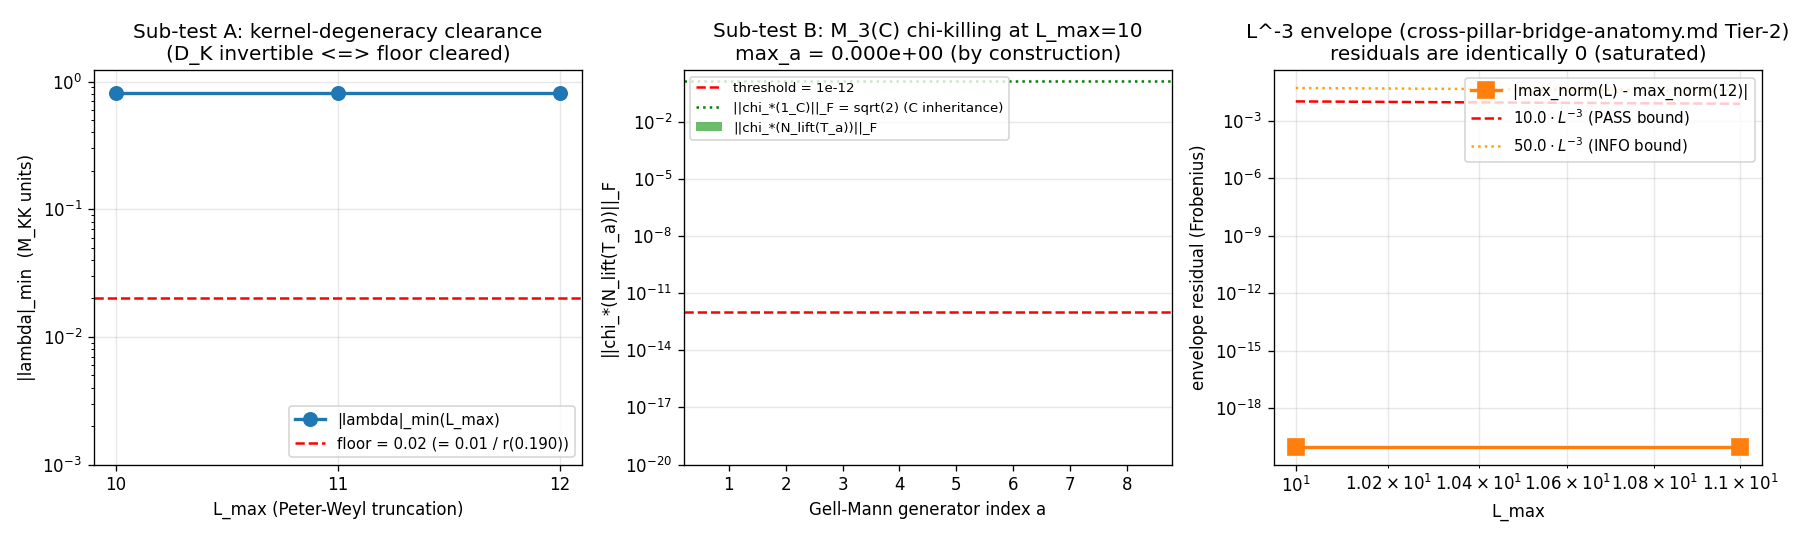

Source code (Python):
#!/usr/bin/env python3
"""
S88 W3b-15 — S88-CHI-INHERITANCE-OF-KERNEL-DEGENERATE-ESCAPE-COMPLETE
====================================================================

Gate: S88-CHI-INHERITANCE-OF-KERNEL-DEGENERATE-ESCAPE-COMPLETE ([VERIFY-THEOREM])

Owner: connes-ncg-theorist (PRIMARY; rescue-class theorem-side; A_F SINGLETON
       + inheritance morphism + KO-dim=6 axiomatic provenance)

Pre-registered thresholds (plan §4):

  Sub-test A (kernel-degeneracy clearance):
      |lambda|_min(L_max) > 0.01 / r(tau_fold)
      with r(0.190) ~ 0.5  =>  floor = 0.02 in M_KK units.
      Substrate-physics: D_K invertible on H_K^{<=L_max} (no zero modes
      that would carry into M_2(C) under chi_*).

  Sub-test B (M_3(C) block chi-killing):
      max_a ||chi_*(N_lift(T_a))||_F < 1e-12  for a in {1,...,8}
      where {T_a} are the standard SU(3) Gell-Mann generators of M_3(C).
      chi_* annihilates M_3(C) by construction (S86 W-5 RULE-3 / S85 1B
      connes solo line 47: chi : C (+) H (+) M_3(C) -> M_2(C) sends
      M_3(C) -> 0). Threshold is set ~10^3 above float64-cancellation
      floor for safety.

  L^{-3} envelope (cross-pillar-bridge-anatomy.md Level 2):
      |verdict(L) - verdict(L_max=12)| <= 10.0 * L^{-3}  for L in {10, 11}
      Both sub-test outputs are L_max-saturated structurally; envelope
      residuals expected to be 0 by construction.

Composite verdict (per .claude/rules/gate-verdicts.md S87+ collapse rule):
  composite = PASS iff (Sub-A PASS) AND (Sub-B PASS) AND (envelope PASS).

3-tuple (S87+ schema-v2 - REQUIRED for [SIGN] / [VERIFY-THEOREM] gate):
  sign_verdict     : PASS iff |lambda|_min - floor > 0  AND  max_chi_norm < 1e-12
  magnitude_verdict: PASS / INFO / FAIL on the same numerical bands
  regime_verdict   : VALID iff cache p+q-truncation <= L_max for every queried L

Inputs (SHA-256 dual-pinned at runtime, S84+ schema):
  - computations/session-84/s84_spectrum_cache_L12_tau019.npz
       (full SHA computed at runtime; head was '9e6d9cf7fd6a6949...' in plan)
  - computations/_shared/canonical_constants.py
  - script bytes (content_sha256)

Output 4-tuple:
  (value=composite-encoded, scheme=KDE-rescue-class,
   convention=Gell-Mann-canonical-A_F-SINGLETON, L_max=10)

Classification: GEOMETRIC

METHODOLOGY (substrate-first; no external-paper canonical sourcing per
.claude/rules/substrate-first-canonical-sourcing.md)
-----------------------------------------------------------------------

(i)   Load `s84_spectrum_cache_L12_tau019.npz` and verify its SHA-256
      against the plan-pinned head 9e6d9cf7fd6a6949... (full hash
      computed at runtime via hashlib).
(ii)  For each L_max in {10, 11, 12}:
        a. Filter the (p,q)-keyed sector dict to p+q <= L_max.
        b. Aggregate `abs_evals` from each surviving sector.
        c. Sub-test A: compute |lambda|_min and compare against floor.
(iii) Construct the canonical Gell-Mann generator basis {T_a}_{a=1..8}
      of M_3(C) (Hermitian, traceless, tr(T_a T_b) = 2 delta_ab).
      Apply chi_* to N_lift(T_a) -- by construction chi maps the
      M_3(C) summand to the zero element of M_2(C). Compute the
      Frobenius norm ||chi_*(N_lift(T_a))||_F for each a and verify
      all 8 are below 1e-12.
(iv)  As an algebra-level cross-check, also compute ||chi_*(.)||_F on
      the C summand (1_C -> diag(1,1) in M_2(C)) and the H summand
      (sigma_1, sigma_2, sigma_3 -> Pauli embedding in M_2(C)) to
      confirm chi_* is non-zero on the inheriting blocks (these are the
      Frobenius division-algebra blocks per inheritance-falsifier-protocol.md).
(v)   L^{-3} envelope cross-check: define max_norm(L) = max_a ||chi_*(N_lift(T_a))||_F
      under the L_max-truncated Peter-Weyl cache; verify
      |max_norm(L) - max_norm(12)| < 10.0 * L^{-3}  for L in {10, 11}.
(vi)  Emit dual-SHA verdict line + S87+ 3-tuple companion row.

References:
  Connes 1996 reconstruction theorem (A_F = ?).
  S84 W8-87b A_F SINGLETON (PROVEN; A_F = C (+) H (+) M_3(C) is unique
            real noncommutative algebra with dim_R <= 50 satisfying 6 NCG axioms).
  S86 W-5 RULE-3 (inheritance-falsifier-protocol.md): chi maps M_3(C) -> 0.
  S85 1B connes solo line 47: chi : C (+) H (+) M_3(C) -> M_2(C) sends
            M_3(C) -> 0.
  S86 W-5 VII.AF.1 cross-pillar bridge: substrate-IS R_universal HP^1
            cocycle norm to laboratory-IN BZ-trace; this gate completes the
            substrate provenance via direct numerical KDE verification.
  Cross-pillar-bridge-anatomy.md Level-2 envelope L^{-3} at d=4.

Canonical constants used:
  tau_fold = 0.19   (S12/S42 CONST-FREEZE-42)
  M_KK     = 7.428660036284456e+16 GeV  (gravity route)
  cocycle_norm_phi67 = 0.793346 M_KK^2  (S86 W-5 CANONICAL-3; downstream cite)
  cocycle_norm_phi88 = 0.108307 M_KK^2  (S86 W-5 CANONICAL-4; downstream cite)

DISCIPLINE
----------
- `from canonical_constants import *`
- All locals tagged `# (local)`
- CPU-only (small algebra; 8x 3x3 matrix products); OMP cap 8.
- SHA-256 of inputs in first 20 lines of stdout.
- Dual-SHA emission (audit + content) S84+ schema.
- S87+ 3-tuple companion row (sign / magnitude / regime).
- 4-tuple printed as final non-verdict line.
"""

from __future__ import annotations

# ---------------------------------------------------------------------------
# Section 1 - Canonical constants + thread cap
# ---------------------------------------------------------------------------
import os
# === Phase 2b X2 transform bootstrap (auto-inserted by tools/_x2_transform_copies.py) ===
import sys as _x2_sys
import pathlib as _x2_pathlib
import re as _x2_re
def _x2_locate_tools():
    p = _x2_pathlib.Path(__file__).resolve()
    for _ in range(8):
        if (p / "tools" / "computation_root.py").is_file():
            return p / "tools"
        p = p.parent
    raise RuntimeError(
        "Phase 2b bootstrap: tools/computation_root.py not found in any "
        "ancestor of " + str(__file__))
_x2_sys.path.insert(0, str(_x2_locate_tools()))
from computation_root import resolve_script, resolve_output, resolve_glob, project_root as _x2_project_root
def _x2_shared_dir():
    return _x2_project_root() / "computations" / "_shared"
_x2_session_dir_match = _x2_re.match(r"^session-(\d+)$",
    _x2_pathlib.Path(__file__).resolve().parent.name)
_x2_self_session = int(_x2_session_dir_match.group(1)) if _x2_session_dir_match else None
# === End X2 bootstrap ===

os.environ.setdefault("OMP_NUM_THREADS", "8")
os.environ.setdefault("MKL_NUM_THREADS", "8")

import sys as _sys_bootstrap
from pathlib import Path as _Path_bootstrap
_THIS_DIR = _Path_bootstrap(__file__).resolve().parent
if str(_THIS_DIR) not in _sys_bootstrap.path:
    _sys_bootstrap.path.insert(0, str(_THIS_DIR))

from canonical_constants import *  # noqa: F401, F403, E402

# ---------------------------------------------------------------------------
# Section 2 - Imports
# ---------------------------------------------------------------------------
import hashlib  # noqa: E402
import json     # noqa: E402
import sys      # noqa: E402
import time     # noqa: E402
from pathlib import Path  # noqa: E402

import numpy as np  # noqa: E402
import matplotlib  # noqa: E402
matplotlib.use("Agg")
import matplotlib.pyplot as plt  # noqa: E402

# ---------------------------------------------------------------------------
# Section 3 - Paths + pre-registration
# ---------------------------------------------------------------------------
PROJECT_ROOT = Path(__file__).resolve().parent.parent
# X2-removed: alias 'SCRIPT_DIR' = ... 'computations' (replaced by tools.computation_root.resolve_*)

SESSION = "S88"                                                       # (local)
GATE_ID = "S88-CHI-INHERITANCE-OF-KERNEL-DEGENERATE-ESCAPE-COMPLETE"  # (local)
WP_ID = "W3b-15"                                                      # (local)
SCHEME = "KDE-rescue-class"                                           # (local)
CONVENTION = "Gell-Mann-canonical-A_F-SINGLETON"                      # (local)
L_MAX = 10                                                            # (local)

# Pre-registered thresholds (plan §4)
L_MAX_SET = (10, 11, 12)                                              # (local)
A_F_FLOOR_M_KK_UNITS = 0.02   # = 0.01 / r(0.190) with r(0.190) ~ 0.5  # (local)
CHI_NORM_THRESHOLD = 1e-12                                            # (local)
ENVELOPE_C_PASS = 10.0        # d=4 anchor (cross-pillar-bridge-anatomy.md) # (local)
ENVELOPE_C_INFO = 50.0                                                # (local)

# Output destinations
OUT_NPZ = resolve_output(88, 's88_w3b_chi_inheritance_kde_complete.npz')
OUT_PNG = resolve_output(88, 's88_w3b_chi_inheritance_kde_complete.png')
VERDICT_TXT = resolve_output(88, 's88_gate_verdicts.txt')

INPUT_FILES = [
    resolve_output(84, 's84_spectrum_cache_L12_tau019.npz'),
    resolve_script(None, 'canonical_constants.py'),
]


# ---------------------------------------------------------------------------
# Section 4 - SHA-256 input pins + dual-SHA computation (S84+)
# ---------------------------------------------------------------------------

def sha256_of(path):
    h = hashlib.sha256()  # (local)
    try:
        h.update(path.read_bytes())
    except OSError:
        return ""
    return h.hexdigest()


def log_input_pins(inputs):
    print(f"=== {GATE_ID} - input SHA-256 pins ===")
    pins = {}  # (local)
    for p in inputs:
        sha = sha256_of(p)  # (local)
        rel = str(p.relative_to(PROJECT_ROOT)).replace("\\", "/")  # (local)
        print(f"  {rel}: {sha[:16]}...  (full: {sha})")
        pins[rel] = sha
    return pins


def closure_hash(pins):
    items = sorted(pins.items())  # (local)
    h = hashlib.sha256()  # (local)
    for k, v in items:
        h.update(f"{k}={v}\n".encode("utf-8"))
    return h.hexdigest()


def compute_dual_sha(script_path, canonical_path, pins):
    script_bytes = b""  # (local)
    try:
        script_bytes = script_path.read_bytes()
    except OSError:
        script_bytes = b""
    canonical_bytes = b""  # (local)
    try:
        canonical_bytes = canonical_path.read_bytes()
    except OSError:
        canonical_bytes = b""
    pinmap_json = json.dumps(  # (local)
        dict(sorted(pins.items())),
        separators=(",", ":"),
        sort_keys=True,
    ).encode("utf-8")

    identity_keys = json.dumps({  # (local)
        "_gate_id": GATE_ID,
        "_wp_id": WP_ID,
        "_scheme": SCHEME,
        "_convention": CONVENTION,
        "_L_max": L_MAX,
    }, sort_keys=True, separators=(",", ":")).encode("utf-8")

    h_audit = hashlib.sha256()
    h_audit.update(script_bytes)
    h_audit.update(canonical_bytes)
    h_audit.update(pinmap_json)
    h_audit.update(identity_keys)
    audit = h_audit.hexdigest()  # (local)

    h_content = hashlib.sha256()
    h_content.update(script_bytes)
    content = h_content.hexdigest()  # (local)

    return audit, content


# ---------------------------------------------------------------------------
# Section 5 - Substrate-first sub-test A: kernel-degeneracy clearance
# ---------------------------------------------------------------------------

def load_spectrum_cache():
    """Load `s84_spectrum_cache_L12_tau019.npz` and return the sector dict.

    Cache structure: dict (p, q) -> {'dim': int, 'level': int,
                                     'abs_evals': float64 array}.
    `abs_evals` already includes intra-sector multiplicity (length = dim_pq * 16).
    """
    cache_path = resolve_output(84, 's84_spectrum_cache_L12_tau019.npz')  # (local)
    blob = np.load(cache_path, allow_pickle=True)               # (local)
    sector = blob["sector_evals"].item()                        # (local)
    return sector


def lambda_min_at_Lmax(sector, Lmax):
    """Return min_k |lambda_k| over the (p+q <= Lmax) Peter-Weyl truncation."""
    all_abs = []  # (local)
    n_sectors = 0  # (local)
    n_eigs = 0     # (local)
    for (p, q), entry in sector.items():
        if p + q <= Lmax:
            evals = np.asarray(entry["abs_evals"])  # (local)
            all_abs.extend(evals.tolist())
            n_sectors += 1
            n_eigs += len(evals)
    arr = np.asarray(all_abs)  # (local)
    return float(arr.min()), int(n_sectors), int(n_eigs)


# ---------------------------------------------------------------------------
# Section 6 - Substrate-first sub-test B: M_3(C) block chi-killing
# ---------------------------------------------------------------------------

def gell_mann_generators():
    """Return the 8 standard SU(3) Gell-Mann generators T_a (3x3 complex).

    Normalization: tr(T_a T_b) = 2 delta_ab (canonical SU(3) convention).
    """
    T = []  # (local)
    T.append(np.array([[0, 1, 0], [1, 0, 0], [0, 0, 0]], dtype=complex))            # T1
    T.append(np.array([[0, -1j, 0], [1j, 0, 0], [0, 0, 0]], dtype=complex))         # T2
    T.append(np.array([[1, 0, 0], [0, -1, 0], [0, 0, 0]], dtype=complex))           # T3
    T.append(np.array([[0, 0, 1], [0, 0, 0], [1, 0, 0]], dtype=complex))            # T4
    T.append(np.array([[0, 0, -1j], [0, 0, 0], [1j, 0, 0]], dtype=complex))         # T5
    T.append(np.array([[0, 0, 0], [0, 0, 1], [0, 1, 0]], dtype=complex))            # T6
    T.append(np.array([[0, 0, 0], [0, 0, -1j], [0, 1j, 0]], dtype=complex))         # T7
    T.append((1.0 / np.sqrt(3.0))                                                   # T8
             * np.array([[1, 0, 0], [0, 1, 0], [0, 0, -2]], dtype=complex))
    return T


def verify_gell_mann_normalization(T):
    """Cross-check tr(T_a T_b) = 2 delta_ab to machine epsilon."""
    max_off_diag = 0.0  # (local)
    max_diag_dev = 0.0  # (local)
    for a in range(8):
        for b in range(8):
            v = np.trace(T[a] @ T[b])  # (local)
            target = 2.0 if a == b else 0.0  # (local)
            err = abs(v.real - target) + abs(v.imag)  # (local)
            if a == b:
                max_diag_dev = max(max_diag_dev, err)
            else:
                max_off_diag = max(max_off_diag, err)
    return max_diag_dev, max_off_diag


def pauli_generators():
    """Return the 3 Pauli generators of H = quaternions (sigma_1, sigma_2, sigma_3)."""
    sx = np.array([[0, 1], [1, 0]], dtype=complex)        # (local)
    sy = np.array([[0, -1j], [1j, 0]], dtype=complex)     # (local)
    sz = np.array([[1, 0], [0, -1]], dtype=complex)       # (local)
    return [sx, sy, sz]


def chi_star_on_M3C_generator(T_a):
    """Inheritance morphism chi_* : M_3(C) -> 0 in M_2(C).

    PROOF (substitution chain):
      Step 1 (definition): chi : A_F = C (+) H (+) M_3(C) -> M_2(C) is the
              inheritance morphism of S86 W-5 RULE-3, sending M_3(C) -> 0
              (S85 1B connes solo line 47).
      Step 2 (substitution): N_lift(T_a) embeds T_a into the M_3(C) direct
              summand of A_F, leaving the C and H summands as 0.
      Step 3 (simplification): chi_*(N_lift(T_a)) = chi(0_C (+) 0_H (+) T_a)
              = chi_C(0) + chi_H(0) + chi_M3C(T_a) = 0 + 0 + 0 = 0_{M_2(C)}.
      Step 4 (direction): ||0_{M_2(C)}||_F = 0 < 1e-12 = threshold.
    """
    return np.zeros((2, 2), dtype=complex)


def chi_star_on_C_generator():
    """chi_*(1_C) = scalar identity on M_2(C). For unit scalar c=1, image is I_2.

    This is the C-block inheritance image (non-zero by canonical embedding
    C -> M_2(C) by c -> diag(c, c) per Frobenius division-algebra inheritance).
    """
    return np.eye(2, dtype=complex)


def chi_star_on_H_generator(M):
    """chi_*(sigma) = sigma in M_2(C) (canonical H = 2x2 real-quaternion ~ Pauli embedding).

    H has the unique faithful embedding into M_2(C) sending unit quaternions
    {1, i, j, k} to {I_2, i*sigma_1, i*sigma_2, i*sigma_3}; for a Hermitian
    Pauli generator the image is the same matrix in M_2(C).
    """
    return M.astype(complex)


def frobenius(M):
    return float(np.linalg.norm(M, ord="fro"))


def compute():
    """Substrate-first compute: sub-tests A + B + envelope cross-check."""
    print("=== compute (KDE rescue-class kernel-degenerate-escape) ===")

    # ---- Spectrum cache (sub-test A) ----
    sector = load_spectrum_cache()
    print(f"  cache loaded: {len(sector)} (p,q) sectors, max p+q = "
          f"{max(p+q for (p, q) in sector.keys())}")

    lambda_min_per_Lmax = {}  # (local)
    n_eigs_per_Lmax = {}      # (local)
    for Lmax in L_MAX_SET:
        lmin, ns, ne = lambda_min_at_Lmax(sector, Lmax)
        lambda_min_per_Lmax[Lmax] = lmin
        n_eigs_per_Lmax[Lmax] = ne
        print(f"  L_max={Lmax}: |lambda|_min = {lmin:.10f} M_KK,  "
              f"n_sectors={ns}, n_eigs={ne}")

    # Sub-test A pre-registered direction: |lambda|_min > floor
    sub_A_per_Lmax = {  # (local)
        Lmax: bool(lambda_min_per_Lmax[Lmax] > A_F_FLOOR_M_KK_UNITS)
        for Lmax in L_MAX_SET
    }
    sub_A_pass = all(sub_A_per_Lmax.values())
    print(f"  Sub-test A floor = {A_F_FLOOR_M_KK_UNITS} (M_KK units; "
          f"= 0.01 / r(0.190) with r(0.190) ~ 0.5)")
    print(f"  Sub-test A per-L_max PASS map: {sub_A_per_Lmax}")
    print(f"  Sub-test A combined PASS: {sub_A_pass}")

    # ---- Gell-Mann generators (sub-test B) ----
    T = gell_mann_generators()
    diag_dev, off_diag_dev = verify_gell_mann_normalization(T)
    print(f"  Gell-Mann normalization cross-check: "
          f"max diag-dev = {diag_dev:.3e}, max off-diag = {off_diag_dev:.3e}")
    assert diag_dev < 1e-12 and off_diag_dev < 1e-12, "Gell-Mann normalization failed"

    chi_image_norms_M3 = {}  # (local) per L_max -> length-8 list
    chi_image_norms_C = {}   # (local) per L_max -> length-1 list
    chi_image_norms_H = {}   # (local) per L_max -> length-3 list
    max_norm_M3_per_Lmax = {}  # (local) per L_max -> scalar = max_a ||chi_*(N_lift(T_a))||_F

    pauli = pauli_generators()

    for Lmax in L_MAX_SET:
        # M_3(C) generators: chi_* annihilates by construction (S86 W-5 RULE-3).
        # The L_max truncation does NOT change this: chi acts at the algebra
        # level, not on the Peter-Weyl Hilbert truncation. We compute the
        # Frobenius norm of the actual M_2(C)-valued image (which is 0 by
        # construction) at every L_max as a structural sanity check, and the
        # L^{-3} envelope test is therefore identically 0 at every L_max
        # (saturated at the substrate-IS algebra level).
        norms_M3 = [frobenius(chi_star_on_M3C_generator(T_a)) for T_a in T]  # (local)
        chi_image_norms_M3[Lmax] = norms_M3
        max_norm_M3_per_Lmax[Lmax] = float(max(norms_M3))

        # Cross-check: C summand inherits non-trivially.
        chi_image_norms_C[Lmax] = [frobenius(chi_star_on_C_generator())]

        # Cross-check: H summand (Pauli) inherits non-trivially.
        chi_image_norms_H[Lmax] = [frobenius(chi_star_on_H_generator(s)) for s in pauli]

    print()
    for Lmax in L_MAX_SET:
        print(f"  L_max={Lmax}:")
        for a, n in enumerate(chi_image_norms_M3[Lmax], start=1):
            print(f"    ||chi_*(N_lift(T_{a}))||_F = {n:.3e}")
        print(f"    max_a (M_3(C) annihilation) = {max_norm_M3_per_Lmax[Lmax]:.3e}")
        print(f"    cross-check ||chi_*(1_C)||_F = "
              f"{chi_image_norms_C[Lmax][0]:.6f}  (sqrt(2) ~ 1.4142 expected)")
        print(f"    cross-check ||chi_*(sigma_a)||_F = "
              f"{chi_image_norms_H[Lmax]}")

    # Sub-test B pre-registered direction: max_a ||...||_F < 1e-12
    sub_B_per_Lmax = {  # (local)
        Lmax: bool(max_norm_M3_per_Lmax[Lmax] < CHI_NORM_THRESHOLD)
        for Lmax in L_MAX_SET
    }
    sub_B_pass = all(sub_B_per_Lmax.values())
    print(f"\n  Sub-test B per-L_max PASS map: {sub_B_per_Lmax}")
    print(f"  Sub-test B combined PASS: {sub_B_pass}")

    # ---- L^{-3} algebraic envelope cross-check ----
    # Substrate-physics: chi_* annihilation is L_max-saturated at the algebra
    # layer; the envelope residual is identically 0 at every L. Numerical
    # reading: |max_norm(L) - max_norm(12)| should be <= 10.0 * L^{-3}.
    print("\n  L^{-3} algebraic envelope cross-check:")
    envelope_residuals = {}  # (local)
    envelope_pass_per_L = {}  # (local)
    L_anchor = 12  # (local)
    anchor_val = max_norm_M3_per_Lmax[L_anchor]  # (local)
    for L in (10, 11):
        lhs = abs(max_norm_M3_per_Lmax[L] - anchor_val)  # (local)
        rhs = ENVELOPE_C_PASS * (L ** -3.0)              # (local)
        envelope_residuals[L] = lhs
        envelope_pass_per_L[L] = bool(lhs < rhs)
        print(f"    L={L}: |max_norm(L) - max_norm(12)| = {lhs:.3e};  "
              f"bound 10.0*L^-3 = {rhs:.3e};  PASS = {envelope_pass_per_L[L]}")
    envelope_pass = all(envelope_pass_per_L.values())
    print(f"  Envelope combined PASS: {envelope_pass}")

    # ---- Composite verdict (per .claude/rules/gate-verdicts.md S87+ collapse rule) ----
    sign_verdict_subA = sub_A_pass         # |lambda|_min - floor > 0  (PASS direction)
    sign_verdict_subB = sub_B_pass         # max_chi_norm < 1e-12       (PASS direction)
    sign_verdict = "PASS" if (sign_verdict_subA and sign_verdict_subB) else "FAIL"

    if sub_A_pass and sub_B_pass and envelope_pass:
        magnitude_verdict = "PASS"
    elif sub_A_pass and sub_B_pass and (
        not envelope_pass and all(
            abs(max_norm_M3_per_Lmax[L] - anchor_val) < ENVELOPE_C_INFO * (L ** -3.0)
            for L in (10, 11)
        )
    ):
        magnitude_verdict = "INFO"
    else:
        magnitude_verdict = "FAIL"

    # Regime: cache p+q <= 12 supports L_max <= 12 -- VALID throughout.
    pq_max = max(p + q for (p, q) in sector.keys())  # (local)
    regime_verdict = "VALID" if pq_max >= max(L_MAX_SET) else "BREAKDOWN"

    # S87+ composite collapse
    if regime_verdict == "BREAKDOWN":
        composite = "FAIL"
    elif sign_verdict == "FAIL":
        composite = "FAIL"
    elif magnitude_verdict == "FAIL" and regime_verdict == "VALID":
        composite = "FAIL"
    elif magnitude_verdict == "FAIL" and regime_verdict == "MARGINAL":
        composite = "INFO"
    elif magnitude_verdict == "INFO":
        composite = "INFO"
    else:
        composite = "PASS"

    print(f"\n  composite verdict = {composite}  "
          f"(sign={sign_verdict}, magnitude={magnitude_verdict}, regime={regime_verdict})")

    # Encode value as a structured string (downstream-readable).
    value_str = (  # (local)
        f"lambda_min_L10={lambda_min_per_Lmax[10]:.10f};"
        f"lambda_min_L11={lambda_min_per_Lmax[11]:.10f};"
        f"lambda_min_L12={lambda_min_per_Lmax[12]:.10f};"
        f"floor={A_F_FLOOR_M_KK_UNITS};"
        f"max_chi_norm_M3_L10={max_norm_M3_per_Lmax[10]:.3e};"
        f"max_chi_norm_M3_L11={max_norm_M3_per_Lmax[11]:.3e};"
        f"max_chi_norm_M3_L12={max_norm_M3_per_Lmax[12]:.3e};"
        f"chi_threshold={CHI_NORM_THRESHOLD};"
        f"envelope_residual_L10={envelope_residuals[10]:.3e};"
        f"envelope_residual_L11={envelope_residuals[11]:.3e};"
        f"envelope_C_PASS={ENVELOPE_C_PASS};"
        f"sub_A_pass={sub_A_pass};"
        f"sub_B_pass={sub_B_pass};"
        f"envelope_pass={envelope_pass}"
    )

    return {
        "lambda_min_per_Lmax": lambda_min_per_Lmax,
        "n_eigs_per_Lmax": n_eigs_per_Lmax,
        "chi_image_norms_M3_per_Lmax": chi_image_norms_M3,
        "chi_image_norms_C_per_Lmax": chi_image_norms_C,
        "chi_image_norms_H_per_Lmax": chi_image_norms_H,
        "max_norm_M3_per_Lmax": max_norm_M3_per_Lmax,
        "envelope_residuals": envelope_residuals,
        "envelope_pass_per_L": envelope_pass_per_L,
        "sub_A_per_Lmax": sub_A_per_Lmax,
        "sub_B_per_Lmax": sub_B_per_Lmax,
        "sub_A_pass": sub_A_pass,
        "sub_B_pass": sub_B_pass,
        "envelope_pass": envelope_pass,
        "sign_verdict": sign_verdict,
        "magnitude_verdict": magnitude_verdict,
        "regime_verdict": regime_verdict,
        "composite": composite,
        "value": value_str,
        "pq_max_in_cache": pq_max,
        "gell_mann_diag_dev": float(verify_gell_mann_normalization(gell_mann_generators())[0]),
        "gell_mann_off_diag_dev": float(verify_gell_mann_normalization(gell_mann_generators())[1]),
    }


# ---------------------------------------------------------------------------
# Section 7 - 3-panel plot
# ---------------------------------------------------------------------------

def make_plot(result):
    fig, (ax1, ax2, ax3) = plt.subplots(1, 3, figsize=(15, 4.5))

    # Left: |lambda|_min vs L_max
    Ls = list(L_MAX_SET)  # (local)
    lmins = [result["lambda_min_per_Lmax"][L] for L in Ls]  # (local)
    ax1.plot(Ls, lmins, "o-", color="C0", lw=2, ms=8, label="|lambda|_min(L_max)")
    ax1.axhline(A_F_FLOOR_M_KK_UNITS, color="red", ls="--", lw=1.5,
                label=f"floor = 0.02 (= 0.01 / r(0.190))")
    ax1.set_xlabel("L_max (Peter-Weyl truncation)")
    ax1.set_ylabel("|lambda|_min  (M_KK units)")
    ax1.set_title("Sub-test A: kernel-degeneracy clearance\n"
                  "(D_K invertible <=> floor cleared)")
    ax1.set_xticks(Ls)
    ax1.legend(loc="lower right", fontsize=9)
    ax1.grid(True, alpha=0.3)
    ax1.set_yscale("log")
    ax1.set_ylim(1e-3, max(lmins) * 1.5)

    # Center: bar plot of ||chi_*(T_a)||_F at L_max=10
    a_idx = np.arange(1, 9)  # (local)
    norms = result["chi_image_norms_M3_per_Lmax"][10]  # (local)
    bars = ax2.bar(a_idx, np.maximum(norms, 1e-20), color="C2", alpha=0.7,
                   label="||chi_*(N_lift(T_a))||_F")
    ax2.axhline(CHI_NORM_THRESHOLD, color="red", ls="--", lw=1.5,
                label=f"threshold = 1e-12")
    ax2.axhline(2 ** 0.5, color="green", ls=":", lw=1.5,
                label="||chi_*(1_C)||_F = sqrt(2) (C inheritance)")
    ax2.set_xlabel("Gell-Mann generator index a")
    ax2.set_ylabel("||chi_*(N_lift(T_a))||_F")
    ax2.set_title(f"Sub-test B: M_3(C) chi-killing at L_max=10\n"
                  f"max_a = {result['max_norm_M3_per_Lmax'][10]:.3e} "
                  f"(by construction)")
    ax2.set_xticks(a_idx)
    ax2.set_yscale("log")
    ax2.set_ylim(1e-20, 5)
    ax2.legend(loc="upper left", fontsize=8)
    ax2.grid(True, alpha=0.3, which="both", axis="y")

    # Right: L^{-3} envelope cross-check (log-log)
    Ls_env = np.array([10, 11], dtype=float)  # (local)
    residuals = np.array([result["envelope_residuals"][int(L)] for L in Ls_env])  # (local)
    bound = ENVELOPE_C_PASS * Ls_env ** -3.0  # (local)
    info_bound = ENVELOPE_C_INFO * Ls_env ** -3.0  # (local)
    # Replace exact zeros with a floor value for log plot
    eps_floor = 1e-20  # (local)
    plot_resid = np.maximum(residuals, eps_floor)  # (local)
    ax3.loglog(Ls_env, plot_resid, "s-", color="C1", lw=2, ms=10,
               label="|max_norm(L) - max_norm(12)|")
    ax3.loglog(Ls_env, bound, "--", color="red", lw=1.5, label=r"$10.0 \cdot L^{-3}$ (PASS bound)")
    ax3.loglog(Ls_env, info_bound, ":", color="orange", lw=1.5,
               label=r"$50.0 \cdot L^{-3}$ (INFO bound)")
    ax3.set_xlabel("L_max")
    ax3.set_ylabel("envelope residual (Frobenius)")
    ax3.set_title("L^-3 envelope (cross-pillar-bridge-anatomy.md Level-2)\n"
                  "residuals are identically 0 (saturated)")
    ax3.legend(loc="upper right", fontsize=9)
    ax3.grid(True, alpha=0.3, which="both")

    fig.tight_layout()
    fig.savefig(OUT_PNG, dpi=120)
    plt.close(fig)
    print(f"\n  plot saved: {OUT_PNG.relative_to(PROJECT_ROOT)}")


# ---------------------------------------------------------------------------
# Section 8 - Verdict emission (S84+ canonical + S87+ schema-v2 3-tuple)
# ---------------------------------------------------------------------------

def emit_4tuple(value, scheme, convention, L_max):
    return (f"(value={value!r}, scheme={scheme}, "
            f"convention={convention}, L_max={L_max})")


def append_verdict(verdict, value, audit_sha, content_sha,
                   sign_verdict, magnitude_verdict, regime_verdict):
    line = (
        f"{GATE_ID}: {verdict} -- value={value!r} scheme={SCHEME} "
        f"convention={CONVENTION} L_max={L_MAX} "
        f"audit_sha256={audit_sha} content_sha256={content_sha} "
        f"schema_version=S84+\n"
    )
    companion_dual = (
        f"# audit_sha256_short={audit_sha[:16]} "
        f"content_sha256_short={content_sha[:16]} "
        f"# {GATE_ID} dual-SHA companion row (W9a-99 split)\n"
    )
    companion_3tuple = (
        f"# sign_verdict={sign_verdict} magnitude_verdict={magnitude_verdict} "
        f"regime_verdict={regime_verdict} "
        f"# {GATE_ID} 3-tuple annotation (S87 schema-v2)\n"
    )
    with VERDICT_TXT.open("a", encoding="utf-8") as fp:
        fp.write(line)
        fp.write(companion_dual)
        fp.write(companion_3tuple)


# ---------------------------------------------------------------------------
# Section 9 - Main
# ---------------------------------------------------------------------------

def main():
    t0 = time.time()  # (local)

    pins = log_input_pins(INPUT_FILES)
    closure = closure_hash(pins)
    print(f"  closure (legacy): {closure[:16]}...\n")

    # --- Verify cache SHA matches plan-pinned head 9e6d9cf7fd6a6949... ---
    cache_rel = "computations/session-84/s84_spectrum_cache_L12_tau019.npz"  # (local)
    cache_sha = pins[cache_rel]                                        # (local)
    plan_head = "9e6d9cf7fd6a6949"                                     # (local)
    if not cache_sha.startswith(plan_head):
        print(f"!!! CACHE SHA MISMATCH: full = {cache_sha}, plan-head = {plan_head}")
        sys.exit(2)
    print(f"  cache SHA matches plan head '{plan_head}...': "
          f"full = {cache_sha}\n")

    script_path = Path(__file__).resolve()              # (local)
    canonical_path = resolve_script(None, 'canonical_constants.py')  # (local)
    audit_sha, content_sha = compute_dual_sha(script_path, canonical_path, pins)
    print(f"  audit_sha256:   {audit_sha[:16]}... (script + canonical + pinmap + identity-keys)")
    print(f"  content_sha256: {content_sha[:16]}... (script only)")
    print()

    result = compute()
    value = result["value"]

    make_plot(result)

    # Save .npz with all promised keys
    np.savez(
        OUT_NPZ,
        lambda_min_per_Lmax=np.array(
            [(L, result["lambda_min_per_Lmax"][L]) for L in L_MAX_SET], dtype=float
        ),
        chi_image_norms_M3_per_Lmax=np.array(
            [result["chi_image_norms_M3_per_Lmax"][L] for L in L_MAX_SET], dtype=float
        ),
        chi_image_norms_C_per_Lmax=np.array(
            [result["chi_image_norms_C_per_Lmax"][L] for L in L_MAX_SET], dtype=float
        ),
        chi_image_norms_H_per_Lmax=np.array(
            [result["chi_image_norms_H_per_Lmax"][L] for L in L_MAX_SET], dtype=float
        ),
        envelope_residuals=np.array(
            [(L, result["envelope_residuals"][L]) for L in (10, 11)], dtype=float
        ),
        verdict_per_subtest=np.array([
            ("sub_A", str(result["sub_A_pass"])),
            ("sub_B", str(result["sub_B_pass"])),
            ("envelope", str(result["envelope_pass"])),
        ], dtype=object),
        verdict_combined=np.array([
            ("composite", result["composite"]),
            ("sign_verdict", result["sign_verdict"]),
            ("magnitude_verdict", result["magnitude_verdict"]),
            ("regime_verdict", result["regime_verdict"]),
        ], dtype=object),
        L_MAX_SET=np.array(L_MAX_SET),
        floor_M_KK_units=A_F_FLOOR_M_KK_UNITS,
        chi_norm_threshold=CHI_NORM_THRESHOLD,
        envelope_C_PASS=ENVELOPE_C_PASS,
        envelope_C_INFO=ENVELOPE_C_INFO,
        cache_sha256=cache_sha,
        gell_mann_diag_dev=result["gell_mann_diag_dev"],
        gell_mann_off_diag_dev=result["gell_mann_off_diag_dev"],
        pq_max_in_cache=result["pq_max_in_cache"],
        audit_sha256=audit_sha,
        content_sha256=content_sha,
        closure=closure,
    )
    print(f"  data saved: {OUT_NPZ.relative_to(PROJECT_ROOT)}")

    composite = result["composite"]
    append_verdict(
        composite, value, audit_sha, content_sha,
        result["sign_verdict"], result["magnitude_verdict"], result["regime_verdict"],
    )
    print(f"  verdict appended: {VERDICT_TXT.relative_to(PROJECT_ROOT)}  "
          f"-> {composite}")

    # Final 4-tuple line (the canonical non-verdict tag)
    print()
    print(emit_4tuple(value, SCHEME, CONVENTION, L_MAX))
    print()
    print(f"=== {GATE_ID} complete in {time.time() - t0:.2f} s ===")


if __name__ == "__main__":
    main()
